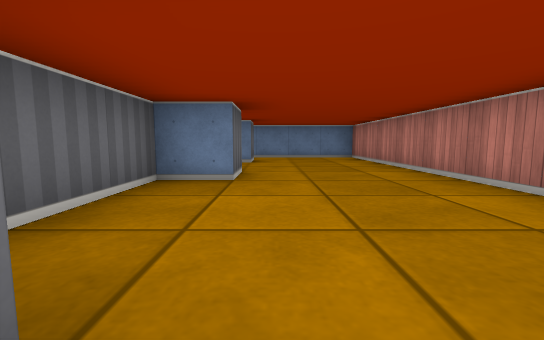
View 1 (above)

13 first-person views from a walk through a cub3D ray-caster map. The camera is about half as high as the walls, tilts 6° down and sees 90° across. The floor is counted in squares. Each view is taken from the middle of a square. On the plan, view 1 faces up. The plan holds only what a view shows up to about 9 squares ahead; the rest is blank.

View 2
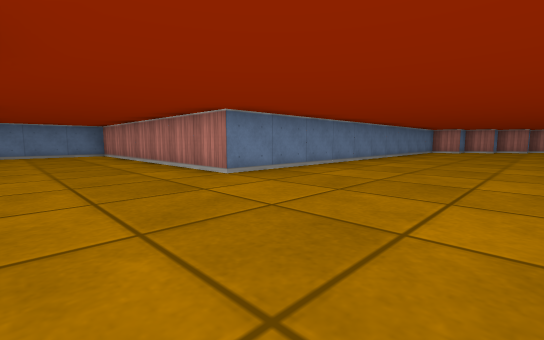

View 3
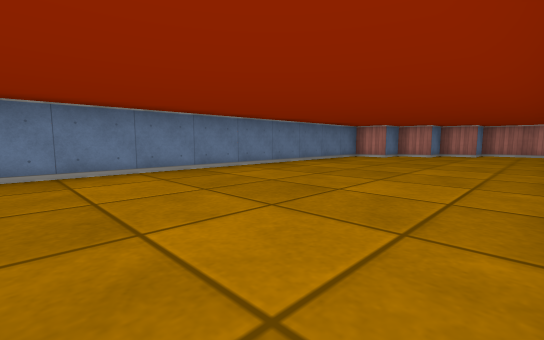

View 4
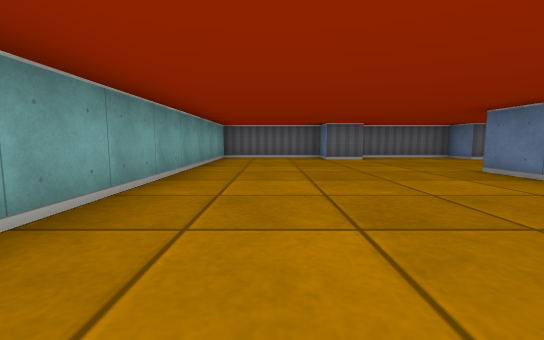

View 5
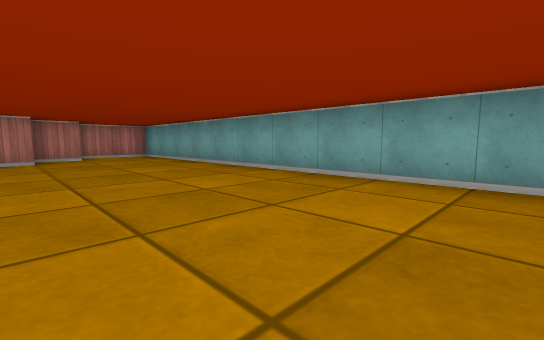

View 6
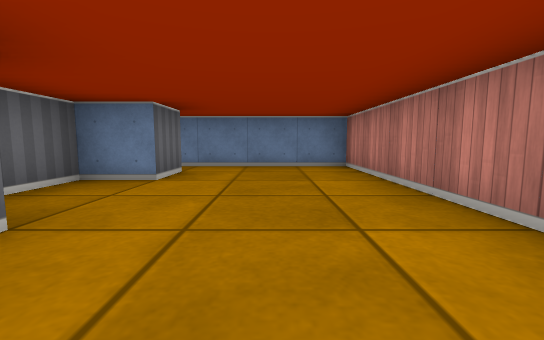

View 7
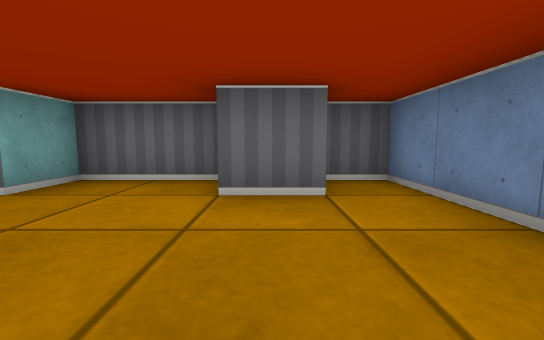

View 8
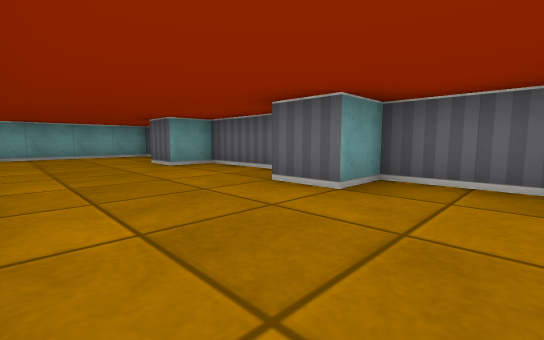

View 9
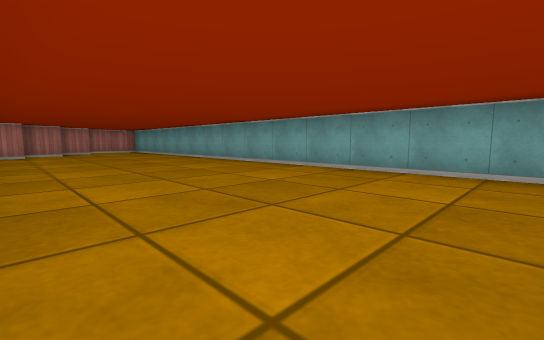

View 10
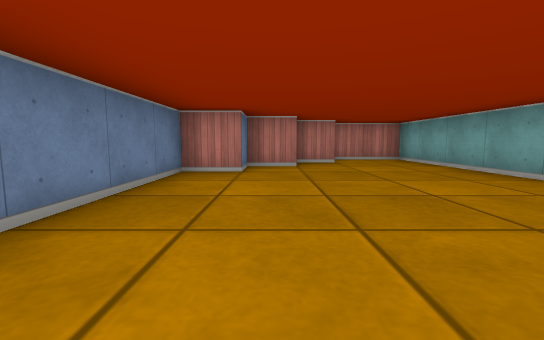

View 11
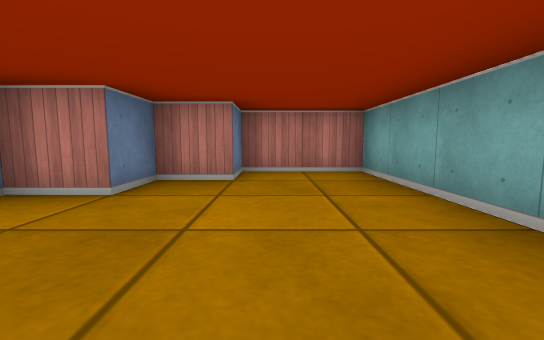

View 12
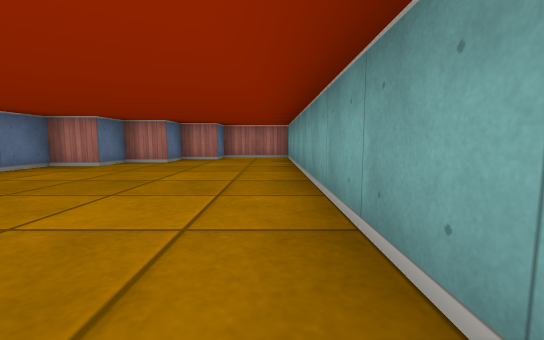

View 13
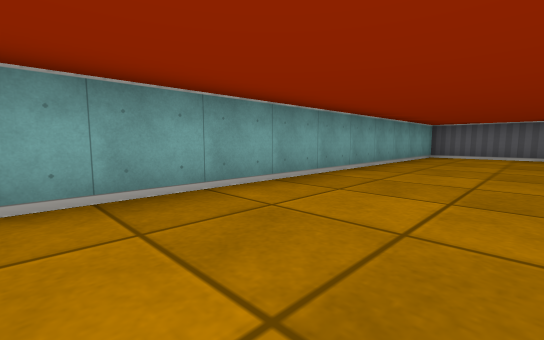

### Floor plan
Points are (right, up) in squares from view 1. A wall is a line through its corners. A room is listed if a view was taken in it or the views show most of it. See-through windows are left out.
Room 1 (views 1, 2, 3, 4, 5, 6, 7, 8, 9, 10, 11, 12, 13)
walls: (-0.5, 7.6) (-0.5, 6.5) (-1.5, 6.5) (-1.5, 4.5) (-0.5, 4.5) (-0.5, 3.5) (-1.5, 3.5) (-1.5, 0.5) (-0.5, 0.5) (-0.5, -0.5) (-1.5, -0.5) (-1.5, -3.5) (16.5, -3.5) (16.5, -1.5) (15.5, -1.5) (15.5, -0.5) (14.5, -0.5) (14.5, 0.5) (13.5, 0.5) (13.5, 1.5) (2.5, 1.5) (2.5, 8.5) (-1.5, 8.5) (-1.5, 7.6)

Where each view was taken, in squares from view 1:
view 1: 0 up, 0 right, facing up
view 2: 2 down, 0 right, facing up-right
view 3: 3 down, 5 right, facing up-right
view 4: 2 down, 7 right, facing left
view 5: 0 up, 7 right, facing down-right
view 6: 3 up, 1 right, facing up
view 7: 7 up, 2 right, facing left
view 8: 6 up, 2 right, facing down-left
view 9: 1 up, 3 right, facing down-right
view 10: 0 up, 9 right, facing right
view 11: 2 down, 12 right, facing right
view 12: 3 down, 8 right, facing right
view 13: 1 down, 8 right, facing down-left
